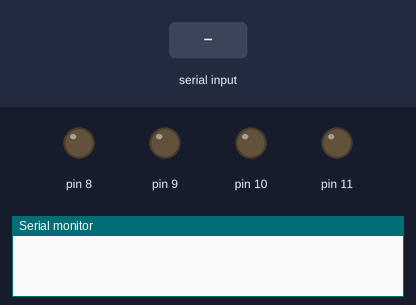
The sketch below on a simulated Arduino Uno, built with avr-gcc and run on an emulated ATmega328P. On the bench: output pins drawn as LEDs (lit = HIGH), the last lines printed to the serial monitor. The inputs (shaded band) are chosen by the test bench.

Above: at 1.2 s.
1.3 s: "1" received over Serial
At 1.9 s:
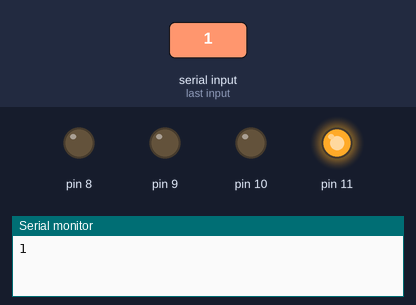
2.8 s: "2" received over Serial
At 4.5 s:
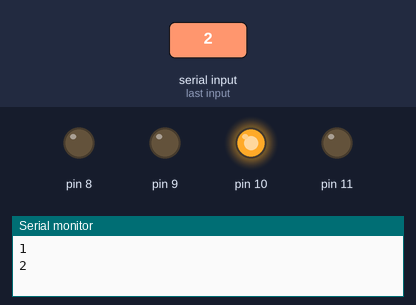
4.8 s: "3" received over Serial
At 6.1 s:
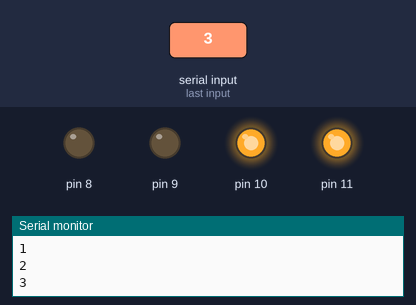
6.8 s: "4" received over Serial
At 7.6 s:
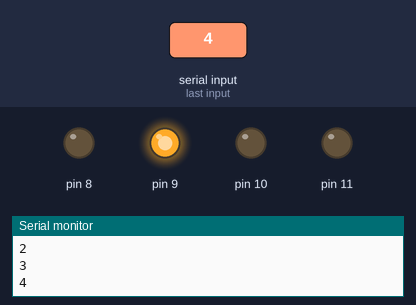
8.8 s: "5" received over Serial
At 10.4 s:
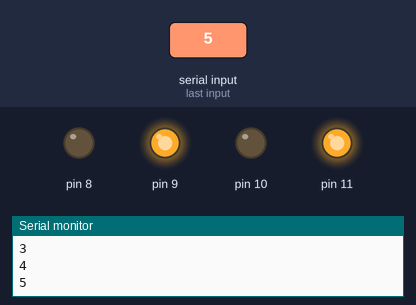
10.8 s: "6" received over Serial
At 11.9 s:
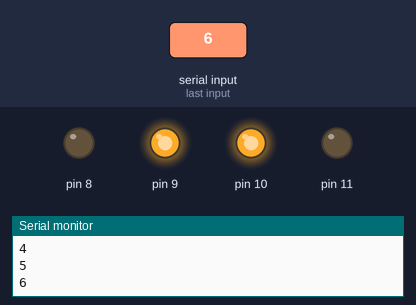
Timing chart, 0 to 13.8 s (numbered marks = the images above; inputs shaded):
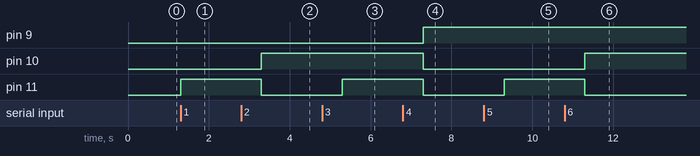

Measured:
- after the input at 1.3 s, pin 11: LOW → HIGH at once
- after the input at 2.8 s, pin 10: LOW → HIGH after 0.50 s; pin 11: HIGH → LOW after 0.50 s
- after the input at 4.8 s, pin 11: LOW → HIGH after 0.50 s
- after the input at 6.8 s, pin 9: LOW → HIGH after 0.50 s; pin 10, pin 11: HIGH → LOW after 0.50 s
- after the input at 8.8 s, pin 11: LOW → HIGH after 0.50 s
- after the input at 10.8 s, pin 10: LOW → HIGH after 0.50 s; pin 11: HIGH → LOW after 0.50 s

The sketch:

7segment.ino
```cpp
char t;
void setup(){
pinMode(8,OUTPUT);
pinMode(9,OUTPUT);
pinMode(10,OUTPUT);
pinMode(11,OUTPUT);
Serial.begin(9600);
}

void loop(){
  if(Serial.available()){
  t = Serial.read();
  Serial.println(t);}
 if(t == '0'){
  digitalWrite(8,LOW);
  digitalWrite(9,LOW);
  digitalWrite(10,LOW);
  digitalWrite(11,LOW);
  delay(1000);}
 else if(t == '1'){
  digitalWrite(8,LOW);
  digitalWrite(9,LOW);
  digitalWrite(10,LOW);
  digitalWrite(11,HIGH);
  delay(1000);}
 else if(t == '2'){
  digitalWrite(8,LOW);
  digitalWrite(9,LOW);
  digitalWrite(10,HIGH);
  digitalWrite(11,LOW);
  delay(1000);}
 else if(t == '3'){
  digitalWrite(8,LOW);
  digitalWrite(9,LOW);
  digitalWrite(10,HIGH);
  digitalWrite(11,HIGH);
  delay(1000);}
 else if(t == '4'){
  digitalWrite(8,LOW);
  digitalWrite(9,HIGH);
  digitalWrite(10,LOW);
  digitalWrite(11,LOW);
  delay(1000);}
 else if(t == '5'){
  digitalWrite(8,LOW);
  digitalWrite(9,HIGH);
  digitalWrite(10,LOW);
  digitalWrite(11,HIGH);
  delay(1000);}
 else if(t == '6'){
  digitalWrite(8,LOW);
  digitalWrite(9,HIGH);
  digitalWrite(10,HIGH);
  digitalWrite(11,LOW);
  delay(1000);}
 else if(t == '7'){
  digitalWrite(8,LOW);
  digitalWrite(9,HIGH);
  digitalWrite(10,HIGH);
  digitalWrite(11,HIGH);
  delay(1000);}
 else if(t == '8'){
  digitalWrite(8,HIGH);
  digitalWrite(9,LOW);
  digitalWrite(10,LOW);
  digitalWrite(11,LOW);
  delay(1000);}
 else if(t == '9'){
  digitalWrite(8,HIGH);
  digitalWrite(9,LOW);
  digitalWrite(10,LOW);
  digitalWrite(11,HIGH);
  delay(1000);}
}
```
